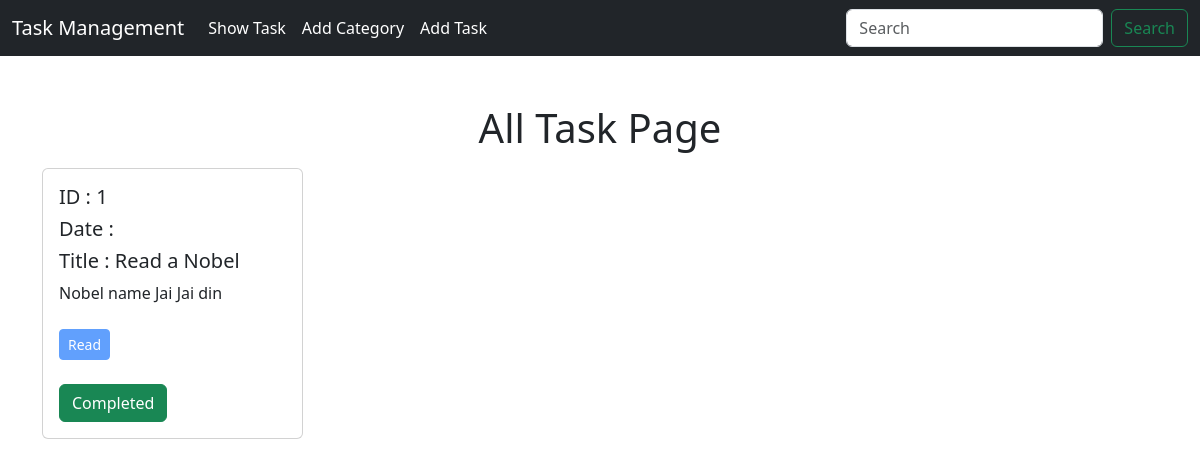
The app's page /, older data.
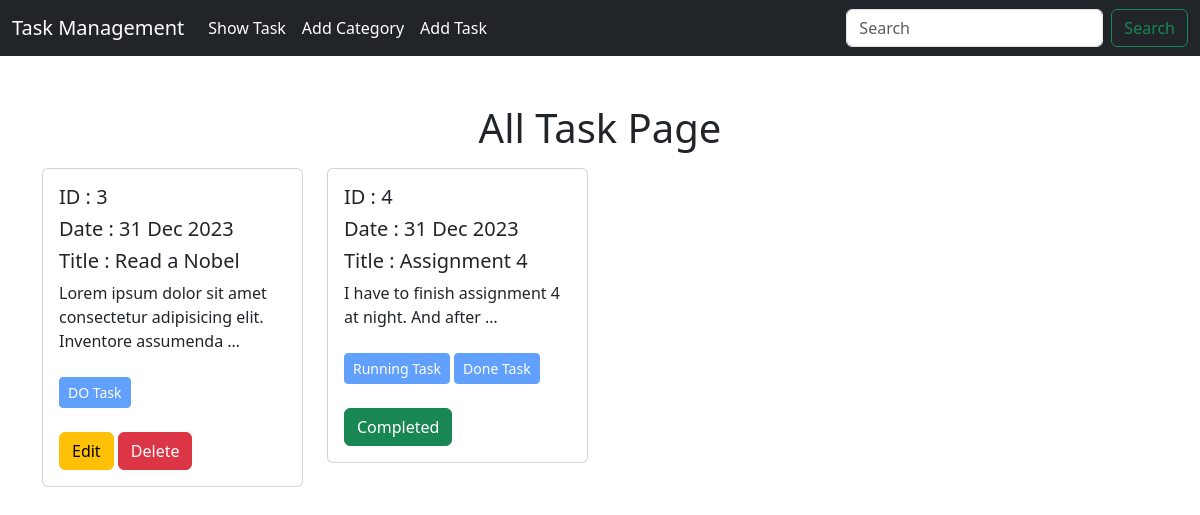
The same page, newer data.
### task/models.py (models this page shows, shortened)
class Task(models.Model):
    task_title=models.CharField(max_length=50)
    task_description=models.TextField()
    is_completed=models.BooleanField(default=False)
    assigned_date=models.DateField(auto_now_add=True)
    category=models.ManyToManyField(Category)

### category/models.py (models this page shows, shortened)
class Category(models.Model):
    name = models.CharField(max_length=100)

### Task_Management_System/views.py (the view)
# urls.py: 2. Add a URL to urlpatterns:  path('', views.home, name='home')
def home(request):
    data=Task.objects.all()
    return render(request,'home.html',{'data':data})

### templates/home.html
{% extends "base.html" %}
{% block content %}
<div class="container mt-5">
  <h1 class="text-center my-3">All Task Page</h1>
    {% if data %}
      <div class="row">
  {% for i in data %}
    <div class="col-sm-3 mb-3 mb-sm-0">
    <div class="card">
      <div class="card-body">
        <h5 class="card-title">ID : {{i.id}}</h5>
        <h5 class="card-title">Date : {{i.assigned_date | date:"d M Y"}}</h5>
        <h5 class="card-title">Title : {{i.task_title}}</h5>
        <p class="card-text">{{i.task_description |truncatewords:10}}</p>
        <p>
            {% for j in i.category.all %}
              <button class="btn btn-primary btn-sm disabled my-2">{{j.name}}</button>
            {% endfor %}
        </p>
        {% if i.is_completed == False %}
          <a href="{% url 'edit_task' i.id %}" class="btn btn-warning">Edit</a>
        <a href="{% url 'delete_task' i.id %}" class="btn btn-danger">Delete</a>
        {% else %}
        <button class="btn btn-success">Completed</button>
        {% endif %}
      </div>
    </div>
  </div>
  {% endfor %}
</div>
  {% else %}
  <h2 class="bg-warning text-center">Opps ! No Task Available</h2>
    {% endif %}
</div>
{% endblock content %}

### templates/base.html (shortened to what this page needs)
<!DOCTYPE html>
<html lang="en">
<head>
     <link href="https://cdn.jsdelivr.net/npm/bootstrap@5.3.2/dist/css/bootstrap.min.css" rel="stylesheet">
</head>
<body>
     <nav class="navbar navbar-expand-lg navbar-dark bg-dark">
  <div class="container-fluid">
    <a class="navbar-brand" href="#">Task Management</a>
    <div class="collapse navbar-collapse" id="navbarSupportedContent">
      <ul class="navbar-nav me-auto mb-2 mb-lg-0">
        <li class="nav-item">
          <a class="nav-link active" aria-current="page" href="{% url 'home' %}">Show Task</a>
        </li>
        <li class="nav-item">
          <a class="nav-link active" aria-current="page" href="{% url 'add_category' %}">Add Category</a>
        </li>
        <li class="nav-item">
          <a class="nav-link active" aria-current="page" href="{% url 'add_task' %}">Add Task</a>
        </li>
      </ul>
      <form class="d-flex" role="search">
        <input class="form-control me-2" type="search" placeholder="Search" aria-label="Search">
        <button class="btn btn-outline-success" type="submit">Search</button>
      </form>
    </div>
  </div>
</nav>
{% block content %}
{% endblock content %}
</body>
</html>

Row changes from the older to the newer data that the page shows:
removed Task: id "1", task_title "Read a Nobel", task_description "Nobel name Jai Jai din", is_completed "Completed"
removed Category: name "Read", shown under "1"
added Task: id "3", assigned_date "31 Dec 2023", task_title "Read a Nobel", task_description "Lorem ipsum dolor sit amet consectetur adipisicing elit. Inventore assumenda …", is_completed "Edit"
added Category: name "DO Task", shown under "3"
added Task: id "4", assigned_date "31 Dec 2023", task_title "Assignment 4", task_description "I have to finish assignment 4 at night. And after …", is_completed "Completed"
added Category: name "Running Task", shown under "4"
added Category: name "Done Task", shown under "4"
